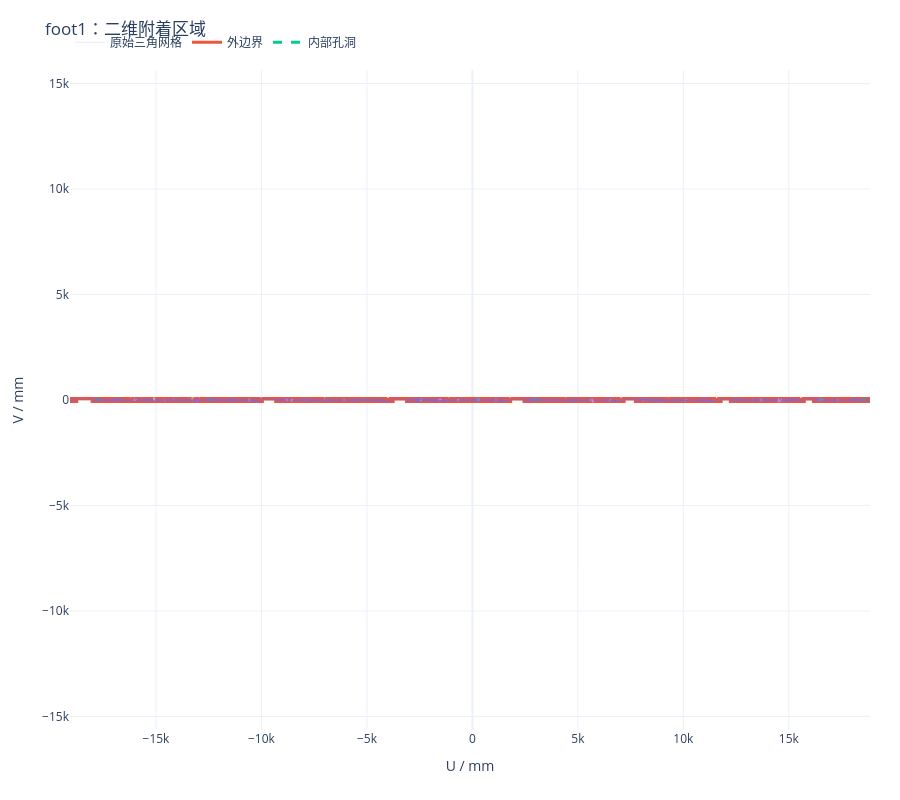
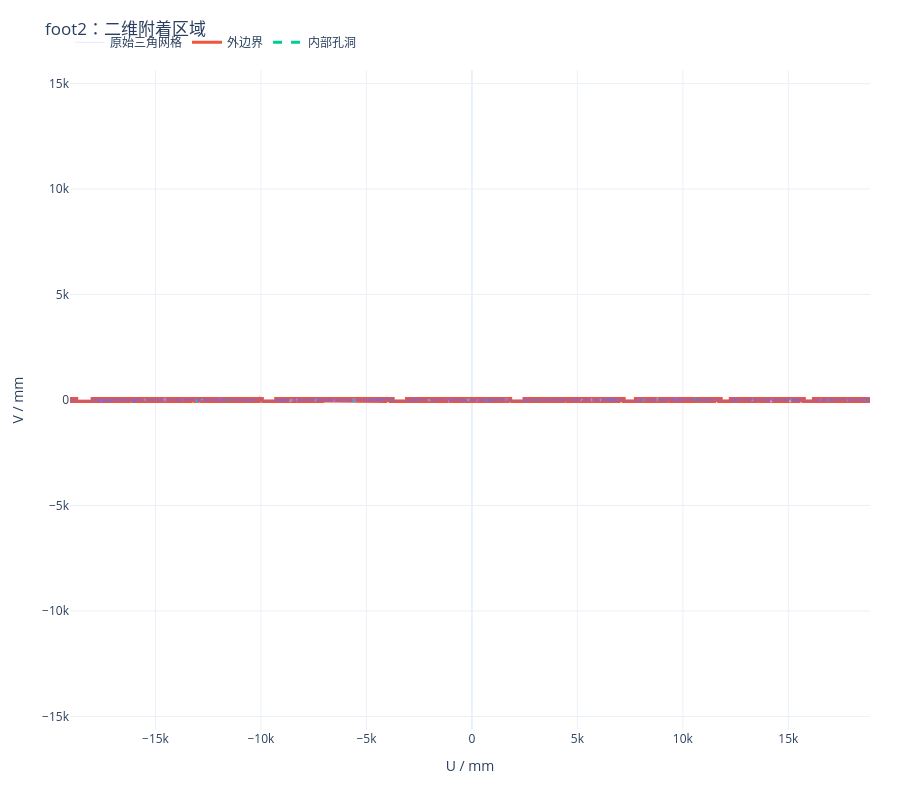

The notebook cell these images were saved under, in order:
### Code cell
import plotly.graph_objects as go
# =========================================================
# 使用Plotly交互显示二维附着区域
# =========================================================

DISPLAY_SCALE = 1000.0  # m转换成mm


for name in ["foot1", "foot2"]:

    region_uv = uv_regions[name]
    triangles_uv = uv_triangles[name]

    fig = go.Figure()

    # -----------------------------------------------------
    # 绘制原始三角网格
    # -----------------------------------------------------

    triangle_x = []
    triangle_y = []

    for triangle in triangles_uv:

        triangle_closed = np.vstack(
            (
                triangle,
                triangle[0],
            )
        )

        triangle_x.extend(
            triangle_closed[:, 0] * DISPLAY_SCALE
        )

        triangle_y.extend(
            triangle_closed[:, 1] * DISPLAY_SCALE
        )

        # 使用None断开不同三角形
        triangle_x.append(None)
        triangle_y.append(None)

    fig.add_trace(
        go.Scattergl(
            x=triangle_x,
            y=triangle_y,
            mode="lines",
            name="原始三角网格",
            line=dict(
                width=0.5,
            ),
            opacity=0.3,
            hoverinfo="skip",
        )
    )

    # -----------------------------------------------------
    # 绘制合并后的外边界和内部孔洞
    # -----------------------------------------------------

    polygons = get_polygon_list(
        region_uv
    )

    exterior_legend_added = False
    hole_legend_added = False

    for polygon in polygons:

        exterior = np.asarray(
            polygon.exterior.coords
        )

        fig.add_trace(
            go.Scatter(
                x=exterior[:, 0] * DISPLAY_SCALE,
                y=exterior[:, 1] * DISPLAY_SCALE,
                mode="lines",
                name="外边界",
                legendgroup="exterior",
                showlegend=not exterior_legend_added,
                line=dict(
                    width=3,
                ),
                hovertemplate=(
                    "U：%{x:.3f} mm<br>"
                    "V：%{y:.3f} mm"
                    "<extra>外边界</extra>"
                ),
            )
        )

        exterior_legend_added = True

        # 绘制内部孔洞
        for interior in polygon.interiors:

            hole = np.asarray(
                interior.coords
            )

            fig.add_trace(
                go.Scatter(
                    x=hole[:, 0] * DISPLAY_SCALE,
                    y=hole[:, 1] * DISPLAY_SCALE,
                    mode="lines",
                    name="内部孔洞",
                    legendgroup="hole",
                    showlegend=not hole_legend_added,
                    line=dict(
                        width=3,
                        dash="dash",
                    ),
                    hovertemplate=(
                        "U：%{x:.3f} mm<br>"
                        "V：%{y:.3f} mm"
                        "<extra>内部孔洞</extra>"
                    ),
                )
            )

            hole_legend_added = True

    # -----------------------------------------------------
    # 设置交互图
    # -----------------------------------------------------

    fig.update_layout(
        title=f"{name}：二维附着区域",
        xaxis_title="U / mm",
        yaxis_title="V / mm",

        # 鼠标左键默认拖动画面
        dragmode="pan",

        hovermode="closest",

        template="plotly_white",

        height=800,

        margin=dict(
            l=70,
            r=30,
            t=70,
            b=70,
        ),

        legend=dict(
            orientation="h",
            yanchor="bottom",
            y=1.02,
            xanchor="left",
            x=0,
        ),
    )

    # U轴和V轴采用相同显示比例，避免几何形状变形
    fig.update_yaxes(
        scaleanchor="x",
        scaleratio=1,
        showgrid=True,
        zeroline=True,
    )

    fig.update_xaxes(
        showgrid=True,
        zeroline=True,
    )

    # -----------------------------------------------------
    # 保存为可交互HTML
    # -----------------------------------------------------

    output_path = Path(
        f"{name}_uv_region_interactive.html"
    )

    fig.write_html(
        output_path,
        include_plotlyjs=True,
        full_html=True,
        config={
            "scrollZoom": True,
            "displaylogo": False,
            "responsive": True,
        },
    )

    print(
        f"{name}二维交互图已保存：",
        output_path.resolve(),
    )

    # 在Notebook、VS Code等环境中直接显示
    fig.show(
        config={
            "scrollZoom": True,
            "displaylogo": False,
            "responsive": True,
        }
    )
